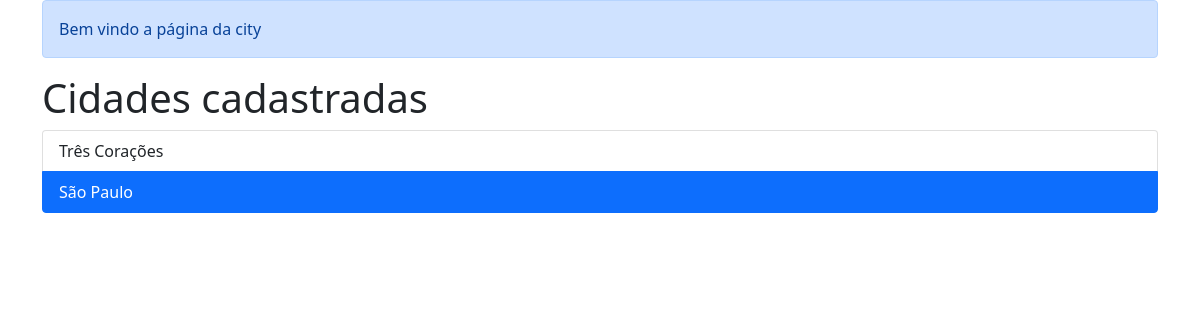
The app's page /cidades/, older data.
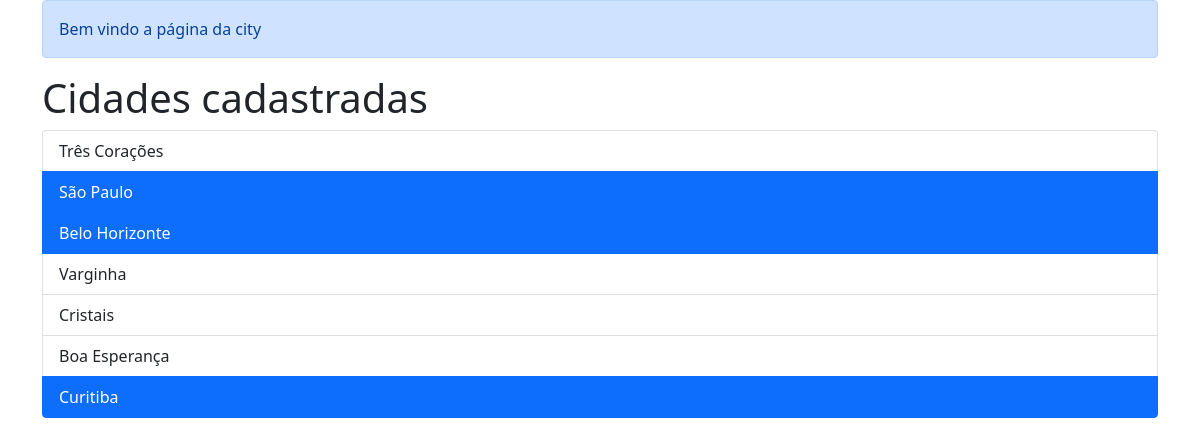
The same page, newer data.
### cadastros/models.py (models this page shows, shortened)
class Cidade(models.Model):
    nome = models.CharField(max_length=100)
    capital = models.BooleanField(default=False)

### cadastros/views.py (the view)
# urls.py: path('', lista_cidades, name='cidades-list'),
def lista_cidades(request):
    qs = Cidade.objects.all()
    context = {
        'cidades': qs,
        'titulo': 'city'
    }
    return render(request, 'cadastros/lista_cidades.html', context)

### cadastros/templates/cadastros/lista_cidades.html
{% extends 'base.html' %}
{% block conteudo %}
<h1>Cidades cadastradas</h1>
    <ul class="list-group">
        {% for cidade in cidades %}
        <li class="list-group-item{% if cidade.capital %} active {% endif %}">{{cidade.nome}}</li>
        {% endfor %}
    </ul>
{% endblock %}

### templates/base.html (shortened to what this page needs)
<!DOCTYPE html>
<html lang="en">
<head>
    <link href="https://cdn.jsdelivr.net/npm/bootstrap@5.1.3/dist/css/bootstrap.min.css" rel="stylesheet">
</head>
<body>
<div class="container">
    <div class="alert alert-primary" role="alert">
        Bem vindo a página da {{titulo}}</div>
    {% block conteudo %}
    {% endblock %}
</div>
</body>
</html>

Row changes from the older to the newer data that the page shows:
added Cidade: nome "Belo Horizonte", capital True (drawn)
added Cidade: nome "Varginha"
added Cidade: nome "Cristais"
added Cidade: nome "Boa Esperança"
added Cidade: nome "Curitiba", capital True (drawn)
